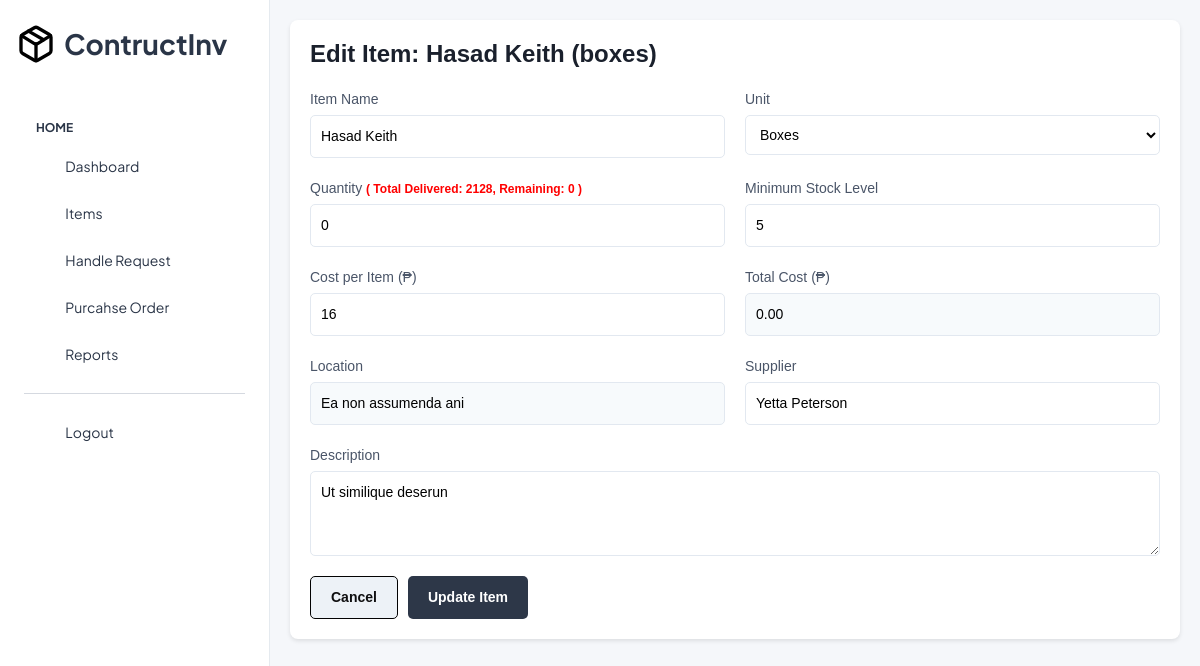
Page /admin/edit-item.php?item_id=32 (signed in) on the committed database.
### tables this page shows
CREATE TABLE `items` (
  `id` int(11) NOT NULL,
  `name` varchar(255) NOT NULL,
  `unit` varchar(50) NOT NULL,
  `quantity` int(11) NOT NULL DEFAULT 0,
  `min_stock_level` int(11) NOT NULL DEFAULT 0,
  `cost` decimal(10,2) NOT NULL DEFAULT 0.00,
  `total_cost` decimal(10,2) NOT NULL DEFAULT 0.00,
  `location` varchar(255) DEFAULT NULL,
  `supplier` varchar(255) DEFAULT NULL,
  `description` text DEFAULT NULL,
  `created_at` timestamp NOT NULL DEFAULT current_timestamp(),
  `last_updated` timestamp NOT NULL DEFAULT current_timestamp() ON UPDATE current_timestamp()
);

### function.php (called while the page is built, shortened)
<?php
include_once 'conn.php';
class Functions {
    private $db;
    public function __construct() {
        $this->db = new Database();
    }
    public function GetUserInfo($user_id) {
        try {
            $query = "SELECT * FROM users WHERE id = :id";
            $stmt = $this->db->prepare($query);
            $stmt->bindParam(':id', $user_id);
            $stmt->execute();
            return $stmt->fetch();
        } catch (PDOException $e) {
            error_log("GetUserInfo error: " . $e->getMessage());
            return false;
        }
    }
    public function getItem($item_id) {
        try {
            $query = "SELECT * FROM items WHERE id = :id";
            $stmt = $this->db->prepare($query);
            $stmt->bindParam(':id', $item_id);
            $stmt->execute();
            return $stmt->fetch();
        } catch (PDOException $e) {
            error_log("getItem error: " . $e->getMessage());
            return false;
        }
    }
public function getUniqueOrderedItems() {
    try {
        $query = "SELECT item_name, unit_cost, supplier_id, SUM(quantity) as total_ordered_quantity
                  FROM purchase_orders
                  WHERE status = 'delivered'
                  GROUP BY item_name, unit_cost, supplier_id";
        $stmt = $this->db->prepare($query);
        $stmt->execute();
        $items = $stmt->fetchAll(PDO::FETCH_ASSOC);
        return $items;
    } catch (PDOException $e) {
        error_log("getUniqueOrderedItems error: " . $e->getMessage());
        return [];
    }
}
public function getTotalQuantityInItems($item_name) {
    try {
        $sql = "SELECT SUM(quantity) as total
                FROM items
                WHERE name = :item_name";
        $stmt = $this->db->prepare($sql);
        $stmt->bindParam(':item_name', $item_name, PDO::PARAM_STR);
        $stmt->execute();
        $result = $stmt->fetch(PDO::FETCH_ASSOC);
        return (int)($result['total'] ?? 0);
    } catch (PDOException $e) {
        error_log("getTotalQuantityInItems: PDO Exception - " . $e->getMessage());
        return 0;
    }
}
public function getTotalApprovedRequestQuantityByName($item_name) {
    try {
        $sql = "SELECT SUM(quantity) as total
                FROM item_requests
                WHERE item_name = :item_name AND status = 'approved'";
        $stmt = $this->db->prepare($sql);
        $stmt->bindParam(':item_name', $item_name, PDO::PARAM_STR);
        $stmt->execute();
        $result = $stmt->fetch(PDO::FETCH_ASSOC);
        return (int)($result['total'] ?? 0);
    } catch (PDOException $e) {
        error_log("getTotalApprovedRequestQuantityByName: PDO Exception - " . $e->getMessage());
        return 0;
    }
}
}
?>

### conn.php (called while the page is built, shortened)
<?php
class Database {
    private $host = "localhost";
    private $db_name = "inventory_db";
    private $username = "root";
    private $password = "";
    private $conn;
    public function __construct() {
        try {
            $this->conn = new PDO("mysql:host=$this->host;dbname=$this->db_name", $this->username, $this->password);
            $this->conn->setAttribute(PDO::ATTR_ERRMODE, PDO::ERRMODE_EXCEPTION);
            $this->conn->setAttribute(PDO::ATTR_DEFAULT_FETCH_MODE, PDO::FETCH_ASSOC);
        } catch (PDOException $e) {
            error_log("Connection failed: " . $e->getMessage());
            die("Database connection failed. Please try again later.");
        }
    }
    public function prepare($query) {
        return $this->conn->prepare($query);
    }
}
?>

### admin/edit-item.php (the view, shortened to what this page needs)
<?php
include '../function.php';
$function = new Functions();
$item_id = (int)$_GET['item_id'];
$item = $function->getItem($item_id);
$orderedItems = $function->getUniqueOrderedItems();
$itemsData = [];
foreach ($orderedItems as $orderedItem) {
    $supplier = $function->GetUserInfo($orderedItem['supplier_id']);
    $totalInItems = $function->getTotalQuantityInItems($orderedItem['item_name']);
    $totalApprovedRequests = $function->getTotalApprovedRequestQuantityByName($orderedItem['item_name']);
    $remainingQuantity = $orderedItem['total_ordered_quantity'] - ($totalInItems + $totalApprovedRequests);
    $itemsData[$orderedItem['item_name']] = [
        'unit_cost' => (float)$orderedItem['unit_cost'],
        'supplier' => $supplier ? $supplier['full_name'] : 'Unknown',
        'total_quantity' => (int)$orderedItem['total_ordered_quantity'],
        'remaining_quantity' => max(0, (int)$remainingQuantity)
    ];
}
$totalDelivered = isset($itemsData[$item['name']]) ? $itemsData[$item['name']]['total_quantity'] : 0;
$totalApprovedRequests = $function->getTotalApprovedRequestQuantityByName($item['name']);
$totalInItems = $function->getTotalQuantityInItems($item['name']);
$adjustedTotalInItems = $totalInItems - $item['quantity'];
$remainingQuantity = max(0, $totalDelivered - ($totalApprovedRequests + $adjustedTotalInItems));
$unitCostFromPO = isset($itemsData[$item['name']]) ? $itemsData[$item['name']]['unit_cost'] : $item['cost'];
$supplierFromPO = isset($itemsData[$item['name']]) ? $itemsData[$item['name']]['supplier'] : $item['supplier'];
include 'header.php';
?>
<div style="padding: 20px; font-family: 'Arial', sans-serif; background-color: #f5f7fa; min-height: 100vh;">
    <div style="background-color: white; border-radius: 8px; box-shadow: 0 2px 4px rgba(0,0,0,0.1); padding: 20px;">
        <h5 style="font-size: 24px; font-weight: 600; color: #1a202c; margin: 0 0 20px 0;">Edit Item: <?=$item['name'];?> (<?=$item['unit'];?>)</h5>
        <form method="post" action="navigate.php" onsubmit="return validateForm()">
            <div style="display: flex; flex-wrap: wrap; gap: 20px;">
                <div style="flex: 1; min-width: 300px;">
                    <label for="name" style="display: block; font-size: 14px; font-weight: 500; color: #4a5568; margin-bottom: 5px;">Item Name</label>
                    <input type="text" id="name" name="name" value="<?=$item['name'];?>" required style="width: 100%; padding: 10px; border: 1px solid #e2e8f0; border-radius: 5px; font-size: 14px; outline: none;">
                </div>
                <div style="flex: 1; min-width: 300px;">
                    <label for="unit" style="display: block; font-size: 14px; font-weight: 500; color: #4a5568; margin-bottom: 5px;">Unit</label>
                    <select id="unit" name="unit" required style="width: 100%; padding: 10px; border: 1px solid #e2e8f0; border-radius: 5px; font-size: 14px; outline: none; background-color: white;">
                        <option value="boxes" <?=$item['unit'] === 'boxes' ? 'selected' : '';?>>Boxes</option>
                    </select>
                </div>
            </div>
            <div style="display: flex; flex-wrap: wrap; gap: 20px; margin-top: 20px;">
                <div style="flex: 1; min-width: 300px;">
                    <label for="quantity" style="display: block; font-size: 14px; font-weight: 500; color: #4a5568; margin-bottom: 5px;">
                        Quantity
                        <?php if ($totalDelivered > 0): ?>
                            <strong><span style="font-size: 12px; color:rgb(255, 0, 0);"> ( Total Delivered: <?=$totalDelivered;?>, Remaining: <?=$remainingQuantity;?> )</span></strong>
                        <?php else: ?>
                            <span style="font-size: 12px; color: #718096;">(No delivered orders found)</span>
                        <?php endif; ?>
                    </label>
                    <input type="number" id="quantity" name="quantity" min="0" value="<?=$item['quantity'];?>" required oninput="calculateTotalCost()" style="width: 100%; padding: 10px; border: 1px solid #e2e8f0; border-radius: 5px; font-size: 14px; outline: none;">
                </div>
                <div style="flex: 1; min-width: 300px;">
                    <label for="min_stock_level" style="display: block; font-size: 14px; font-weight: 500; color: #4a5568; margin-bottom: 5px;">Minimum Stock Level</label>
                    <input type="number" id="min_stock_level" name="min_stock_level" min="0" value="<?=$item['min_stock_level'];?>" required style="width: 100%; padding: 10px; border: 1px solid #e2e8f0; border-radius: 5px; font-size: 14px; outline: none;">
                </div>
            </div>
            <div style="display: flex; flex-wrap: wrap; gap: 20px; margin-top: 20px;">
                <div style="flex: 1; min-width: 300px;">
                    <label for="cost" style="display: block; font-size: 14px; font-weight: 500; color: #4a5568; margin-bottom: 5px;">Cost per Item (₱)</label>
                    <input type="number" id="cost" name="cost" step="0.01" min="0" value="<?= $unitCostFromPO; ?>" required oninput="calculateTotalCost()" style="width: 100%; padding: 10px; border: 1px solid #e2e8f0; border-radius: 5px; font-size: 14px; outline: none;">
                </div>
                <div style="flex: 1; min-width: 300px;">
                    <label for="total_cost" style="display: block; font-size: 14px; font-weight: 500; color: #4a5568; margin-bottom: 5px;">Total Cost (₱)</label>
                    <input type="text" id="total_cost" name="total_cost" readonly value="<?= number_format($item['quantity'] * $unitCostFromPO, 2); ?>" style="width: 100%; padding: 10px; border: 1px solid #e2e8f0; border-radius: 5px; font-size: 14px; background-color: #f7fafc;">
                </div>
            </div>
            <div style="display: flex; flex-wrap: wrap; gap: 20px; margin-top: 20px;">
                <div style="flex: 1; min-width: 300px;">
                    <label for="location" style="display: block; font-size: 14px; font-weight: 500; color: #4a5568; margin-bottom: 5px;">Location</label>
                    <input type="text" id="location" name="location" value="<?=$item['location'];?>" placeholder="e.g., Warehouse A" style="width: 100%; padding: 10px; border: 1px solid #e2e8f0; border-radius: 5px; font-size: 14px; background-color: #f7fafc;">
                </div>
                <div style="flex: 1; min-width: 300px;">
                    <label for="supplier" style="display: block; font-size: 14px; font-weight: 500; color: #4a5568; margin-bottom: 5px;">Supplier</label>
                    <input type="text" id="supplier" name="supplier" value="<?= $supplierFromPO; ?>" placeholder="e.g., ABC Supplies" readonly style="width: 100%; padding: 10px; border: 1px solid #e2e8f0; border-radius: 5px; font-size: 14px; outline: none;">
                </div>
            </div>
            <div style="margin-top: 20px;">
                <label for="description" style="display: block; font-size: 14px; font-weight: 500; color: #4a5568; margin-bottom: 5px;">Description</label>
                <textarea id="site_description" name="description" rows="3" placeholder="Item details..." style="width: 100%; padding: 10px; border: 1px solid #e2e8f0; border-radius: 5px; font-size: 14px; outline: none;"><?=$item['description'];?></textarea>
            </div>
            <div style="display: flex; gap: 10px; margin-top: 20px;">
                <a href="items.php" style="padding: 10px 20px; border-radius: 5px; text-decoration: none; font-size: 14px; font-weight: 500; background-color: #edf2f7; color:rgb(15, 15, 16); font-weight: bolder; border: 1px solid rgb(2, 2, 2);">Cancel</a>
                <button type="submit" name="btn-update-item" style="padding: 10px 20px; border-radius: 5px; border: none; font-size: 14px; font-weight: 500; background-color: #2d3748; color: white; cursor: pointer; font-weight: bold;">Update Item</button>
            </div>
        </form>
    </div>
</div>

### rows in the picture
items: name "Hasad Keith", unit "boxes", unit "Boxes", name "2128", quantity "0", min_stock_level "5", cost "16", total_cost "0.00", location "Ea non assumenda ani", supplier "Yetta Peterson", description "Ut similique deserun"
